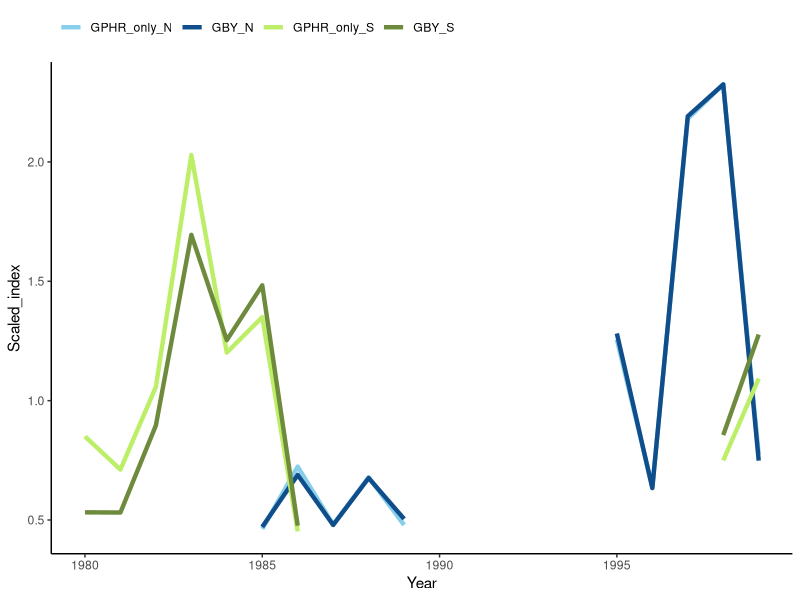
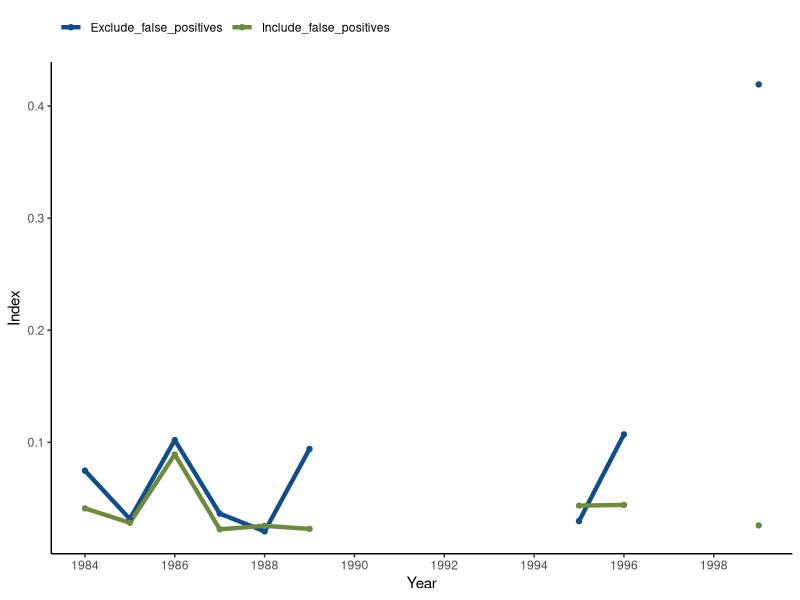

Here is the R script that generated these plots, in order:
library(ggplot2)
library(dplyr)
library(tidyr)
setwd('C:/GopherBlackYellow2019/txt_files')

#Compare gopher vs gbyr
MRFSS = read.csv('MRFSS_index_compare.csv', header=T)

#look at including false positives or not in the index
MRFSS_SM_N = read.csv('MRFSS_north_index_SM_filter.csv',header=T)

#Plot of MRFSS indices for north and south and GBY and gopher only
MRFSS = MRFSS %>%
  gather(Source,Scaled_index, GPHR_only_N:GBY_S) 

MRFSS$Source <- factor(MRFSS$Source, 
                        levels=c("GPHR_only_N",
                                 "GBY_N",
                                 "GPHR_only_S",
                                 "GBY_S"))


out.dir = "C:/GopherBlackYellow2019/Figures/"
png(filename = paste0(out.dir,"MRFSS_index_compare.png"),
    width = 6, height = 4, units = "in", pointsize = 12, res=300)
#x11()
ggplot(MRFSS, aes(x=Year, y = Scaled_index, colour=Source)) +
  geom_line(lwd = 1.5) +
  scale_color_manual(values=c("skyblue", "dodgerblue4","darkolivegreen2","darkolivegreen4")) +
  theme(panel.grid.major = element_blank(), 
        panel.grid.minor = element_blank(),
        panel.background = element_blank(),
        panel.border = element_blank(),
        axis.line = element_line(colour = "black"),
        legend.justification = c(0, 1), 
        legend.position = "top") +
  theme(legend.title=element_blank()) +
  scale_x_continuous(breaks = seq(1980,2000, by = 5)) #+
 # scale_y_continuous(breaks = seq(0,100, by = 10))#,expand = c(0, 0)) 

dev.off()


#plot the two possible MRFSS north indices
#Plot of MRFSS indices for north and south and GBY and gopher only
MRFSS_SM_N = MRFSS_SM_N %>%
    gather(Source,Index, Exclude_false_positives:Include_false_positives) 

out.dir = "C:/GopherBlackYellow2019/Figures/"
png(filename = paste0(out.dir,"MRFSS_index_N_SM_falsepos.png"),
    width = 6, height = 4, units = "in", pointsize = 12, res=300)
#x11()
ggplot(MRFSS_SM_N, aes(x=Year, y = Index, colour=Source)) +
  geom_line(lwd = 1.5) +
  geom_point() +
  scale_color_manual(values=c("dodgerblue4","darkolivegreen4")) +
  theme(panel.grid.major = element_blank(), 
        panel.grid.minor = element_blank(),
        panel.background = element_blank(),
        panel.border = element_blank(),
        axis.line = element_line(colour = "black"),
        legend.justification = c(0, 1), 
        legend.position = "top") +
  theme(legend.title=element_blank()) +
  scale_x_continuous(breaks = seq(1984,2000, by = 2)) +
 scale_y_continuous(breaks = seq(0,.5, by = .10))#,expand = c(0, 0)) 

dev.off()

